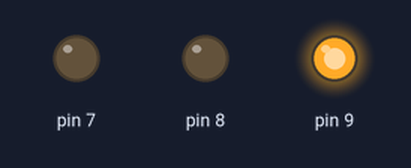
Bench run of a sketch on a simulated Arduino Uno, built with avr-gcc and run on an emulated ATmega328P. Parts: output pins drawn as LEDs (lit = HIGH).

Above: at 0.2 s.
At 1.2 s:
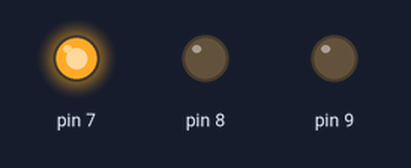
At 2.7 s:
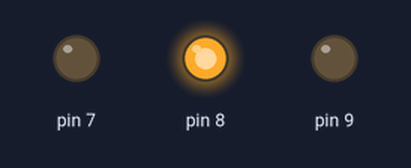
At 3.7 s:
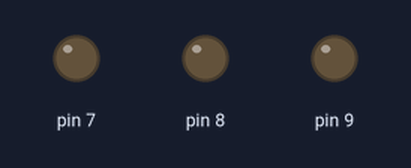
Timing chart, 0 to 4.6 s (numbered marks = the images above):
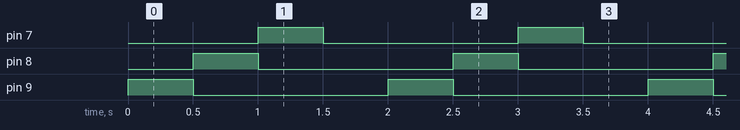

Measured:
- by itself, pin 7–9: alternates HIGH for 0.50 s and LOW for 1.5 s
- by itself, everything shown: repeats every 2.0 s, in 4 steps

The sketch:

LED-Ripple.ino
```cpp
void setup()
{
  pinMode(7, OUTPUT);
  pinMode(8, OUTPUT);
  pinMode(9, OUTPUT);
}

void loop()
{
  digitalWrite(9, 1);
  delay(500);
  digitalWrite(9, 0);
  digitalWrite(8, 1);
  delay(500);
  digitalWrite(8, 0);
  digitalWrite(7, 1);
  delay(500);
  digitalWrite(7,0);
  delay(500);
}
```
